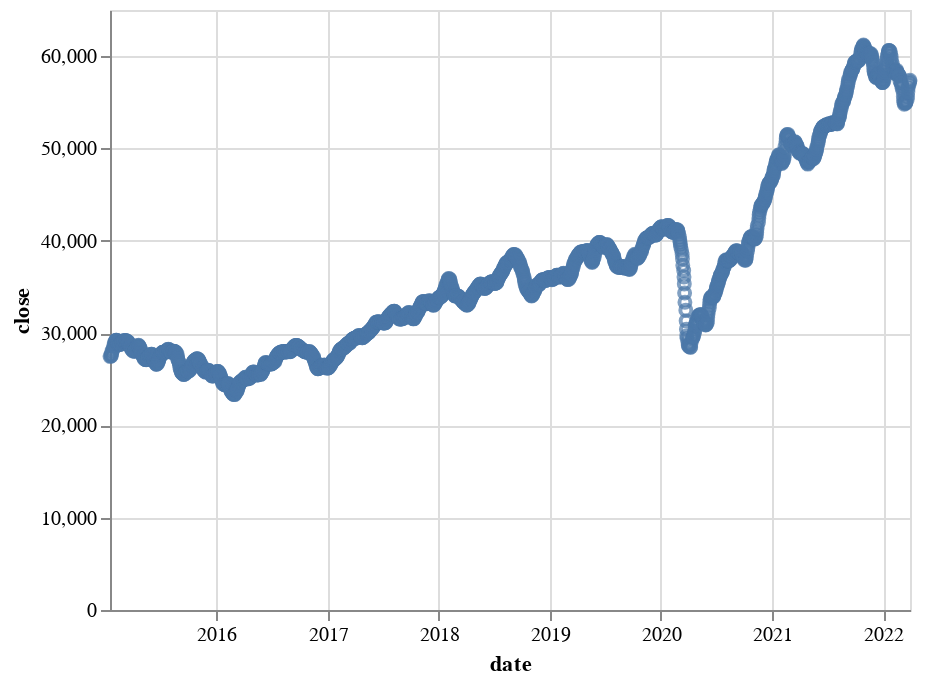

Here is the notebook cell this chart was saved with:
### Code cell
alt.Chart(altdata_tendays).mark_point().encode(
    x ='date',
    y = 'close'
)

### Figure 1 — Vega-Lite specification as saved in the notebook (floating-point values rounded to 4 significant figures; data arrays with more than 128 entries replaced by an {"elided": "..."} marker saying what was removed)
{"config": {"view": {"continuousWidth": 400, "continuousHeight": 300}}, "data": {"name": "data-dad027f4296e565b8ed3b468adb7fe02"}, "mark": "point", "encoding": {"x": {"type": "temporal", "field": "date"}, "y": {"type": "quantitative", "field": "close"}}, "$schema": "https://vega.github.io/schema/vega-lite/v4.8.1.json", "datasets": {"data-dad027f4296e565b8ed3b468adb7fe02": {"elided": "1771 records"}}}
